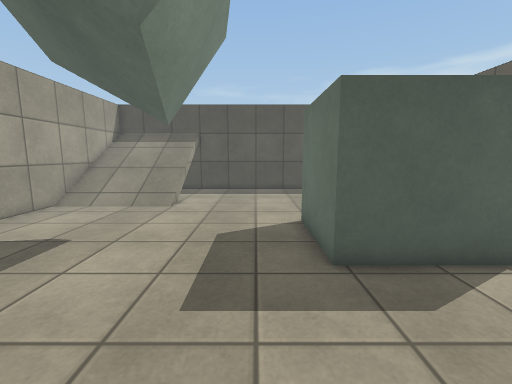
[1] (above)

12 first-person views from a walk through a scene from a Unity 3-D project. The camera is 1.2 m above the floor, tilts 8° down and sees 90° across. The floor is counted in squares, 0.5 m on a side. Each view is taken from the middle of a square. On the plan, view 1 faces up. The plan holds only what a view shows up to about 17 squares ahead; the rest is blank. Some animated figures are not drawn. Surface patterns are stand-ins for the level's own textures.

[2]
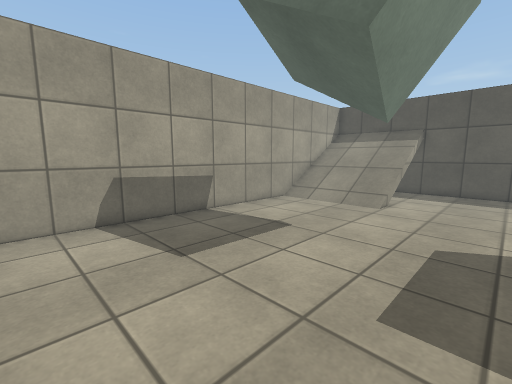

[3]
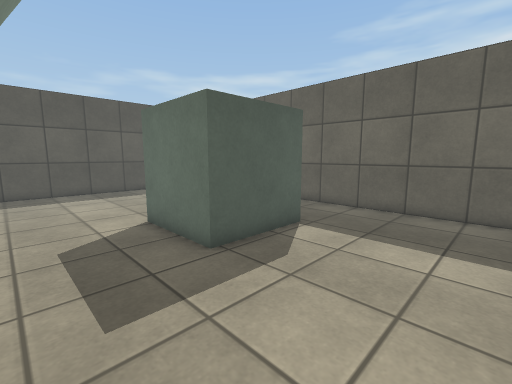

[4]
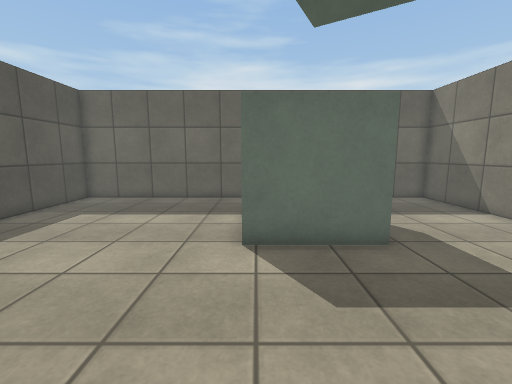

[5]
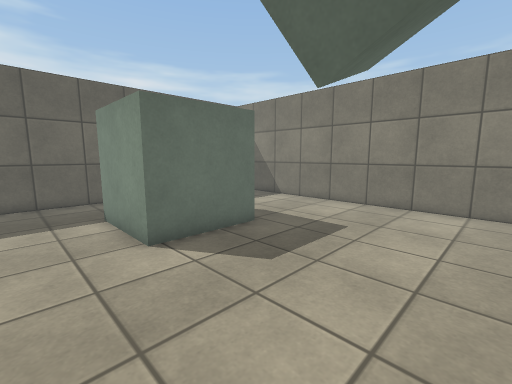

[6]
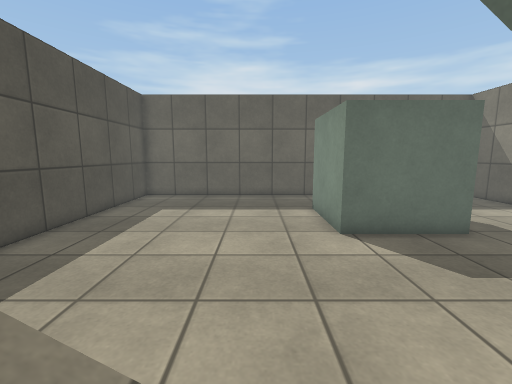

[7]
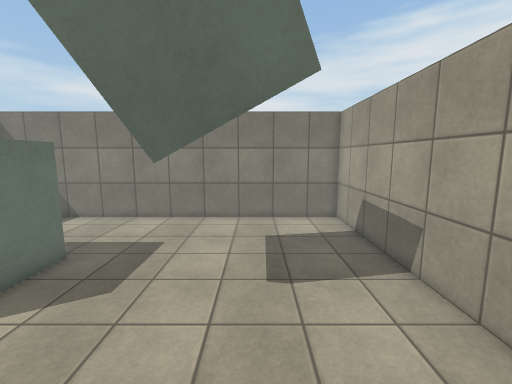

[8]
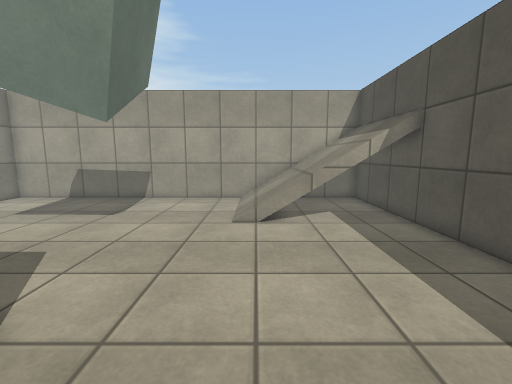

[9]
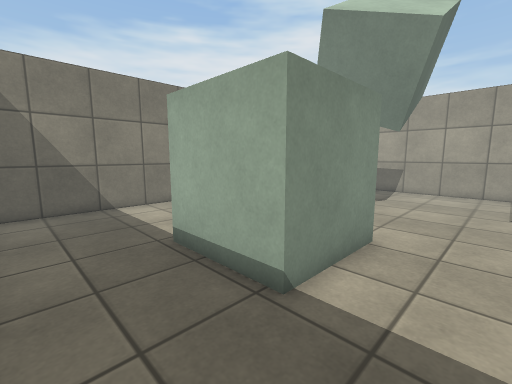

[10]
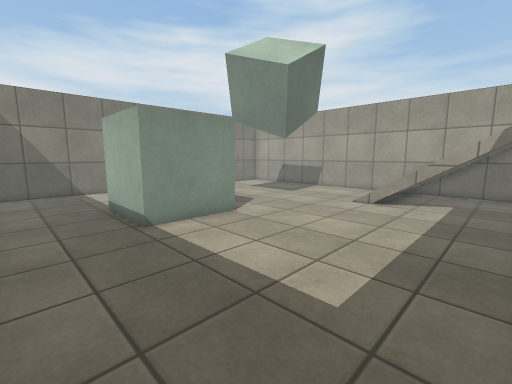

[11]
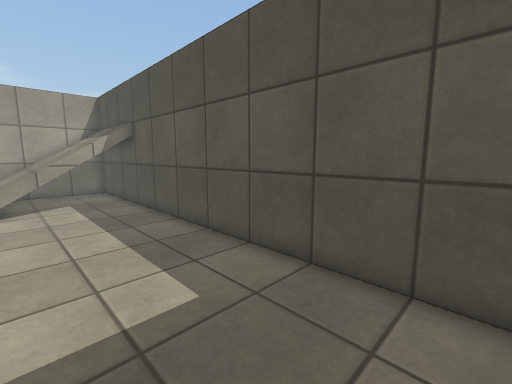

[12]
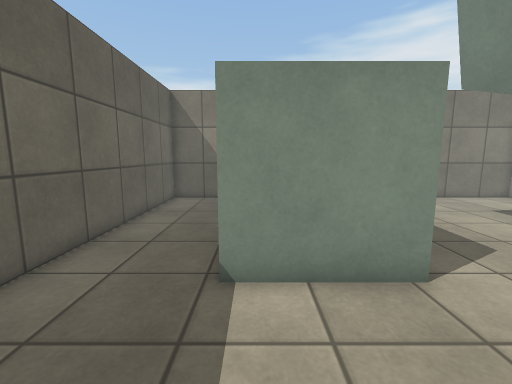

### Floor plan
Key: @ floor where view 1 was taken; # wall or solid block; . floor; / step, stairs or slope; = window, fence, low wall or low ledge; v drop or lower ground; O other object.
Columns run from 10 left of view 1 to 10 right of it. Each row starts with its distance up from view 1.
 19 #####################
 18 #/////#.............#
 17 #/////v.............#
 16 #/////v.............#
 15 #/////v.............#
 14 #/////=.............#
 13 #//////.............#
 12 #...................#
 11 #...................#
 10 #...................#
  9 #......O....OOOOO...#
  8 #...........O   O...#
  7 #...........O   O...#
  6 #...........O   O...#
  5 #...........OOOO....#
  4 #...................#
  3 #...................#
  2 #...................#
  1 #...................#
  0 #.........@.........#
 -1 #####################

Positions as (right, up) in squares from view 1, and headings:
1: (0, 0), facing up
2: (0, 0), facing up-left
3: (-2, 0), facing up-right
4: (-5, 9), facing right
5: (-5, 12), facing down-right
6: (-6, 12), facing right
7: (-5, 14), facing down
8: (5, 13), facing left
9: (9, 12), facing down-left
10: (9, 18), facing down-left
11: (9, 14), facing up-left
12: (5, 14), facing down
